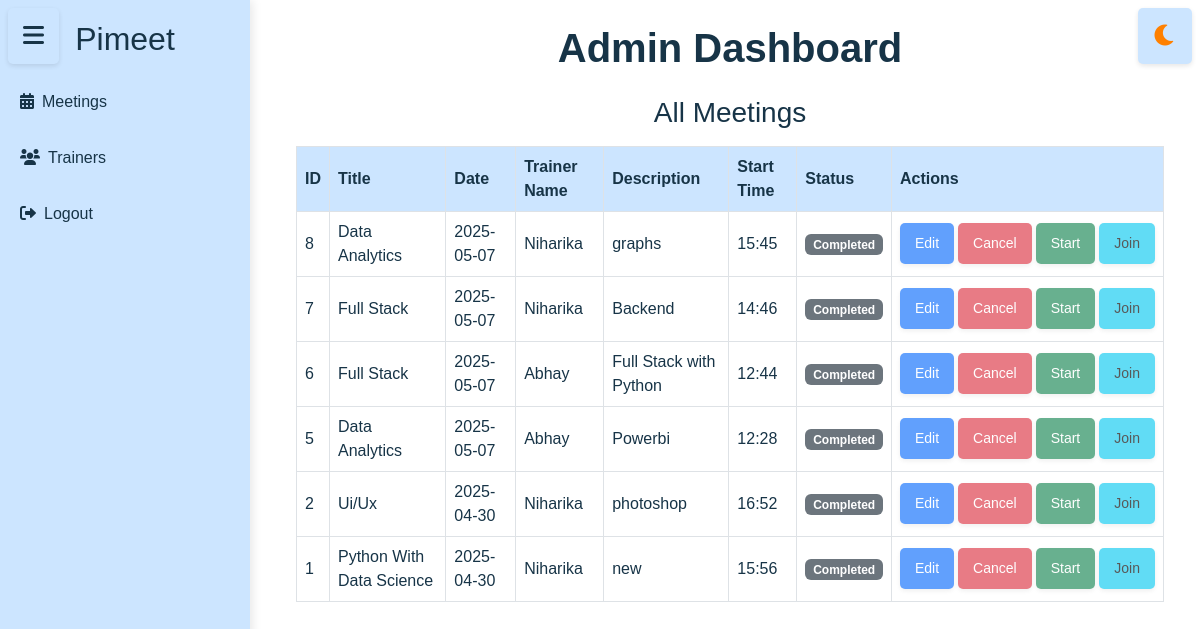
Before: /admin_dashboard with the older database file.
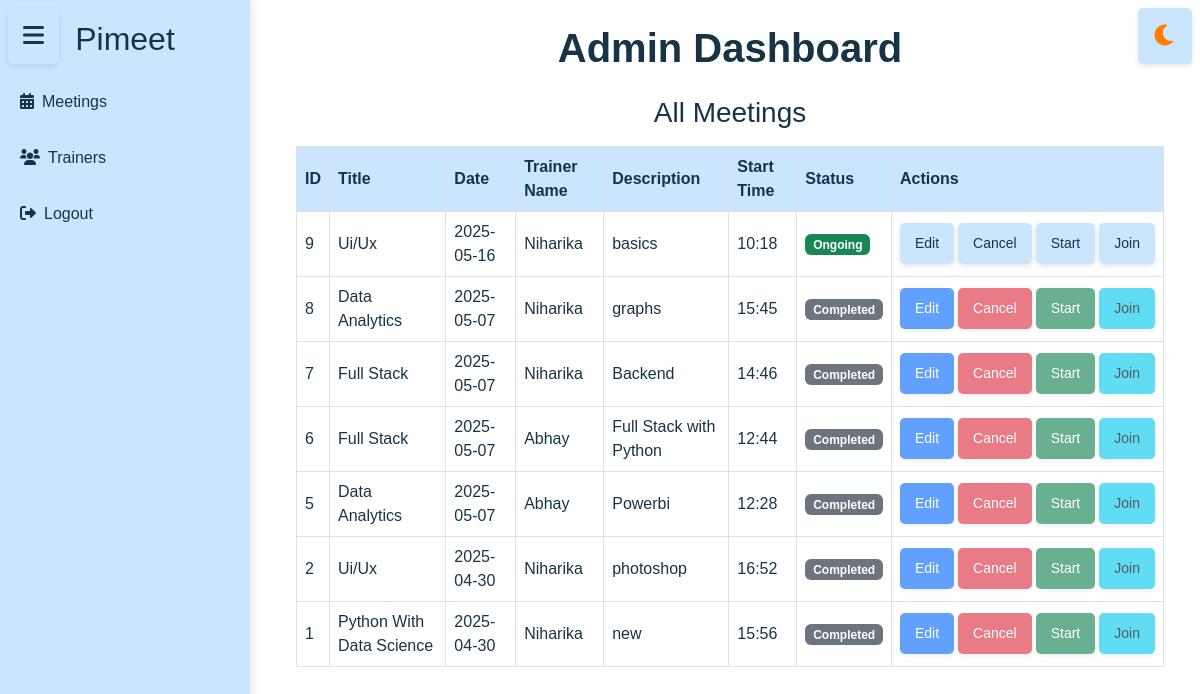
After: the same page with the newer database file.
### tables this page shows
CREATE TABLE meetings (

            id INTEGER PRIMARY KEY AUTOINCREMENT,
            title TEXT NOT NULL,
            date TEXT NOT NULL,
            time TEXT NOT NULL,
            description TEXT NOT NULL,
            trainer_id TEXT,
            meet_id TEXT UNIQUE,
            FOREIGN KEY (trainer_id) REFERENCES trainers(id)
        );

CREATE TABLE trainers (
    id TEXT PRIMARY KEY,
    trainer_id TEXT NOT NULL UNIQUE,
    name TEXT NOT NULL,
    email TEXT NOT NULL UNIQUE,
    mobile TEXT NOT NULL UNIQUE,
    status TEXT CHECK(status IN ('Active', 'Inactive')) NOT NULL,
    bio TEXT,
    profile_image BLOB
);

### app.py (the view)
@app.route('/admin_dashboard')
def admin_dashboard():
    session['user_type'] = 'admin'
    success, result = get_all_trainers_from_db()
    meetings=get_meet()
    if success:
        return render_template('admindashboard.html', trainers=result,meetings=meetings)
    else:
        return render_template('admindashboard.html', error=result)

### assign_trainer.py (called while the page is built)
def get_all_trainers_from_db():
    conn = get_db_connection()
    cursor = conn.cursor()
    try:
        cursor.execute('SELECT * FROM trainers')
        rows = cursor.fetchall()
        trainers = []
        for row in rows:
            trainers.append({
    'trainer_id': row[1],
    'name': row[2],
    'email': row[3],
    'mobile': row[4],
    'status': row[5],
    'bio': row[6],
})
        return True, trainers
    except Exception as e:
        return False, str(e)
    finally:
        conn.close()

### db.py (called while the page is built)
def get_db_connection():
    conn = sqlite3.connect(DATABASE)
    conn.row_factory = sqlite3.Row
    return conn

### templates/admindashboard.html (shortened to what this page needs)
<!DOCTYPE html>
<html lang="en">
<head>
    <link rel="stylesheet" href="https://cdnjs.cloudflare.com/ajax/libs/font-awesome/6.0.0/css/all.min.css">
    <link rel="stylesheet" href="https://cdnjs.cloudflare.com/ajax/libs/bootstrap/5.3.0/css/bootstrap.min.css">
    <link rel="stylesheet" href="{{ url_for('static', filename='css/admin_dashboard.css') }}">
</head>
<body class="light-mode">
    <button class="btn btn-outline-secondary sidebar-toggle position-fixed top-0 start-0 m-2" id="sidebarToggle">
        <i class="fas fa-bars"></i>
    </button>
    <button class="btn btn-outline-secondary theme-toggle position-fixed top-0 end-0 m-2" id="themeToggle">
        <i class="fas fa-moon"></i>
    </button>
<div class="toast-container position-fixed bottom-0 end-0 p-3">
  </div>
    <div class="sidebar " id="sidebar">
        <h2>Pimeet</h2>
        <a href="#" class="d-block my-2" onclick="showSection('meetings')"><i class="fas fa-calendar-alt me-2"></i>Meetings</a>
        <a href="#" class="d-block my-2" onclick="showSection('trainers')"><i class="fas fa-users me-2"></i>Trainers</a>
        <a href="#" class="d-block my-2" onclick="handleLogout()" class="logout-link"><i class="fas fa-sign-out-alt me-2"></i>Logout</a>
    </div>
    <div class="content p-4 flex-grow-1" id="content">
        <div class="container-fluid">
            <h1 class="fw-bold mb-4 text-center">Admin Dashboard</h1>
        <div id="meetings">
            <div class="table-responsive">
                <h3 class="text-center mb-3">All Meetings</h3>
                <table class="table table-hover table-bordered align-middle">
                    <thead>
                        <tr>
                            <th>ID</th>
                            <th>Title</th>
                            <th>Date</th>
                            <th>Trainer Name</th>
                            <th>Description</th>
                            <th>Start Time</th>
                            <th>Status</th>
                            <th>Actions</th>
                        </tr>
                    </thead>
<tbody>
                        {% set all_meetings = meetings.upcoming + meetings.current + meetings.previous %}
                        {% for meeting in all_meetings %}
                          <tr>
                            <td>{{ meeting.id }}</td>
                            <td>{{ meeting.title }}</td>
                            <td>{{ meeting.date }}</td>
                            <td>{{ meeting.trainer_name}}</td>
                            <td>{{ meeting.description }}</td>
                            <td>{{ meeting.time }}</td>
                            <td>
                              {% if meeting.status == 'Scheduled' %}
                                <span class="badge bg-warning">Scheduled</span>
                              {% elif meeting.status == 'Ongoing' %}
                                <span class="badge bg-success">Ongoing</span>
                              {% else %}
                                <span class="badge bg-secondary">Completed</span>
                              {% endif %}
                            </td>
                            <td>
                              <div class="d-flex flex-nowrap gap-1 ">
                                <button class="btn btn-primary btn-sm"
                                  onclick="openEditModal('{{ meeting.id }}', '{{ meeting.title }}', '{{ meeting.date }}', '{{ meeting.time }}', '{{ meeting.description }}')"
                                  {% if meeting in meetings.previous %}disabled{% endif %}>
                                  Edit
                                </button>
                                <button class="btn btn-danger btn-sm"
                                  onclick="confirmCancel('{{ meeting.id }}')"
                                  {% if meeting in meetings.previous %}disabled{% endif %}>
                                  Cancel
                                </button>
                                <button class="btn btn-success btn-sm"
                                    onclick="window.location.href='{{ url_for('meeting_room', meeting_id=meeting.id) }}'"
                                    {% if meeting not in meetings.current %}disabled{% endif %}>
                                    Start
                                </button>
                                <button class="btn btn-info btn-sm"
                                    onclick="window.location.href='{{ url_for('meeting_room', meeting_id=meeting.id) }}'"
                                    {% if meeting not in meetings.current %}disabled{% endif %}>
                                    Join
                                </button>
                              </div>
                            </td>
                          </tr>
                        {% endfor %}
                      </tbody>
                </table>
            </div>
        </div>
    </div>
</body>
</html>

### static/css/admin_dashboard.css (style rules this page uses)
body { background-color: #000000; font-family: 'Poppins', sans-serif; color: #a9a9a9; margin: 0; padding: 0; transition: background-color 0.3s ease; }
.toast-container { position: fixed; top: 20px; right: 20px; z-index: 1055; }
.sidebar { width: 250px; height: 100vh; background: #1a1a1a; padding-top: 20px; position: fixed; top: 0; left: 0; transition: transform 0.3s ease, background-color 0.3s ease; }
.sidebar h2 { color: #ffffff; text-align: center; margin-bottom: 20px; }
.sidebar a { display: block; padding: 12px 20px; color: #a9a9a9; text-decoration: none; transition: background 0.3s, color 0.3s; }
.content { margin-left: 260px; padding: 20px; transition: margin-left 0.3s ease; }
.sidebar-toggle { position: fixed; top: 15px; left: 20px; z-index: 999; background: none; border: none; padding: 8px; border-radius: 4px; font-size: 24px; color: #4a4a4a; cursor: pointer; transition: color 0.3s ease; }
.table th { background-color: #333333; color: #ffffff; vertical-align: middle; }
.table td { background-color: #1a1a1a; color: #a9a9a9; }
.light-mode { background-color: #ffffff; color: #173447; }
.light-mode .sidebar { background-color: #cce5ff; box-shadow: 2px 0 10px rgba(0, 0, 0, 0.1); }
.light-mode .sidebar h2 { color: #173447; }
.light-mode .sidebar a { color: #173447; }
.light-mode .content { color: #173447; }
.light-mode .table th { background-color: #cce5ff; color: #173447; }
.light-mode .table td { background-color: #ffffff; color: #173447; }
.light-mode .sidebar-toggle { color: #173447; }
.light-mode .theme-toggle { color: #ff8000; }
.light-mode button { background-color: #cce5ff; color: #173447; border: none; padding: 10px 15px; border-radius: 5px; cursor: pointer; transition: background-color 0.3s ease, color 0.3s ease, box-shadow 0.3s ease; box-shadow: 0 2px 5px rgba(0, 0, 0, 0.1); }
.theme-toggle { position: fixed; top: 15px; right: 60px; z-index: 1000; font-size: 24px; color: #4a4a4a; cursor: pointer; transition: color 0.3s ease; }
.theme-toggle { margin-top: 8px; margin-right: 20px; }
.theme-toggle, .profile-toggle { background: none; border: none; cursor: pointer; font-size: 1.5rem; color: #444; }

Changed rows visible on the page:
added meetings: id "9", title "Ui/Ux", date "2025-05-16", trainer_name "Niharika", description "basics", time "10:18", shows "Ongoing"
